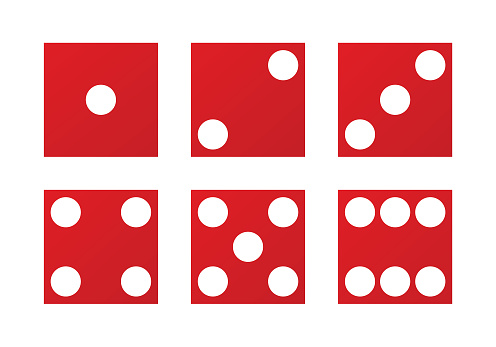
#> input picture dice02.jpg, 496 x 347 px, given in place of ..jpg, which was not available
$ python kostki.py
#> lines starting #> are read from the running program, lines starting #| are printed output that depends on the picture; after the words box and inside, x2 and y2 are one past the last pixel; in counts of white or black regions, pixels touching at a corner belong together; pictures that were not available may be replaced by others from this repository, and a replacement may not be noted
#> the answer given: .
#> in main, dice is the input picture: shape (347, 496, 3); mean R, G, B 238.5, 172.2, 174.6
from time import sleep
from skimage import io, draw, exposure, filters, color, measure, morphology, transform
from matplotlib import pyplot as plt
from scipy import ndimage as ndi
import numpy as np
import functools


def getDistance(x1, x2, y1, y2):
    return ((x1 - x2) ** 2 + (y1 - y2) ** 2) ** 0.5


def drawCircularContours(blackWhite, tolerance):
    contours = measure.find_contours(blackWhite, 0.5, "high")
    blackWhite[:, :] = 0
    for n, contour in enumerate(contours):
        numberOfPointsInContour = len(contour)
        if 50 < numberOfPointsInContour < 500:

            centroidx = np.sum(contour[:, 0]) / numberOfPointsInContour
            centroidy = np.sum(contour[:, 1]) / numberOfPointsInContour
            # print(centroidx, centroidy)

            distancesToCentroid = []
            sumOfDistances = 0

            for point in contour:
                distanceFromPointToCenter = getDistance(point[0], centroidx, point[1], centroidy)
                distancesToCentroid.append(distanceFromPointToCenter)
                sumOfDistances += distanceFromPointToCenter
            avgDistanceToCentroid = sumOfDistances / numberOfPointsInContour

            deviation = 0
            maximalSingleDeviation = 0

            for i in range(numberOfPointsInContour):
                if abs(avgDistanceToCentroid - distancesToCentroid[i]) > maximalSingleDeviation:
                    maximalSingleDeviation = abs(avgDistanceToCentroid - distancesToCentroid[i])
                deviation += abs(avgDistanceToCentroid - distancesToCentroid[i])
            deviation /= numberOfPointsInContour
            # print(deviation)

            if deviation < tolerance and maximalSingleDeviation < 0.4 * avgDistanceToCentroid:
                rr, cc = draw.polygon(contour[:, 1], contour[:, 0])
                blackWhite[cc, rr] = 1
                # plt.plot(centroidy, centroidx, "bo", markersize="1")
            else:
                rr, cc = draw.polygon(contour[:, 1], contour[:, 0])
                blackWhite[cc, rr] = 0


def countResult(image):
    contours = measure.find_contours(image, 0.5, "high")
    sumaoczek = 0
    srodkioczek = []
    for n, contour in enumerate(contours):
        numberOfPointsInContour = len(contour)
        if 50 < numberOfPointsInContour < 500:
            sumaoczek += 1
            plt.plot(contour[:, 1], contour[:, 0], linewidth=3)
            """centroidx = np.sum(contour[:, 1]) / len(contour)
            centroidy = np.sum(contour[:, 0]) / len(contour)
            srodkioczek.append([centroidx, centroidy])
            #print(srodkioczek[-1])

    odlegloscimiedzyoczkami = []
    for i in range(len(srodkioczek)):
        for j in range(i + 1, len(srodkioczek)):
            odlegloscimiedzyoczkami.append(getDistance(srodkioczek[i][0], srodkioczek[j][0], srodkioczek[i][1], srodkioczek[j][1]))
    minimalnaodleglosc = 10000
    for odleglosc in odlegloscimiedzyoczkami:
        if odleglosc < minimalnaodleglosc:
            minimalnaodleglosc = odleglosc
    przydzieloneoczka = [False] * len(srodkioczek)
    kostki = []
    for i in range(len(srodkioczek)):
        if not przydzieloneoczka[i]:
            kostki.append(1)
            przydzieloneoczka[i] = True
            for j in range(i + 1, len(srodkioczek)):
                if not przydzieloneoczka[j] and getDistance(srodkioczek[i][0], srodkioczek[j][0], srodkioczek[i][1], srodkioczek[j][1]) < 3 * minimalnaodleglosc:
                    kostki[-1] = kostki[-1] + 1
                    przydzieloneoczka[j] = True
                    if kostki[-1] == 6:
                        break"""
    print("Suma oczek:", sumaoczek)
    #kostki = sorted(kostki)
    #for i in range(len(kostki)):
        #kostki[i] = str(kostki[i])
    return sumaoczek
    #return sumaoczek, ", ".join(kostki)


def processImage(dice):

    if (len(dice)) > 1000:
        dice = transform.resize(dice, (1000, int(dice.shape[1] * 1000 / dice.shape[0])))
    # io.imshow(dice)
    # plt.show()

    greyscale = color.rgb2gray(dice)
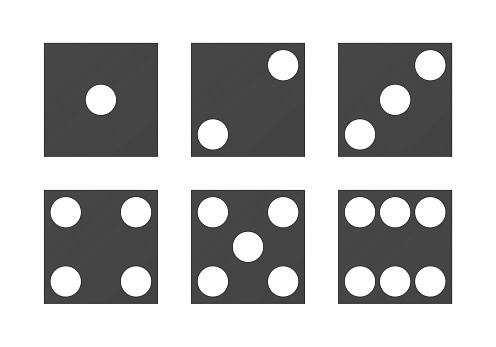
#> greyscale: shape (347, 496) float64; min 0.158, max 1, mean 0.731
    greyscale = filters.gaussian(greyscale, 1.25)
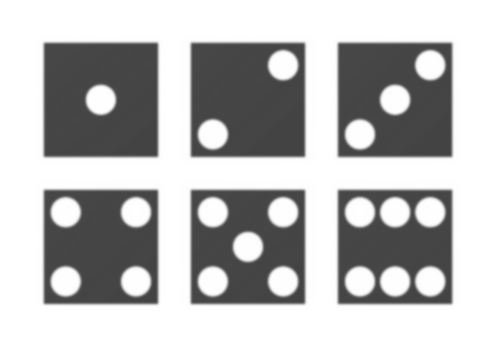
#> greyscale: shape (347, 496) float64; min 0.262, max 1, mean 0.731
    greyscaleEdges = filters.sobel(greyscale)
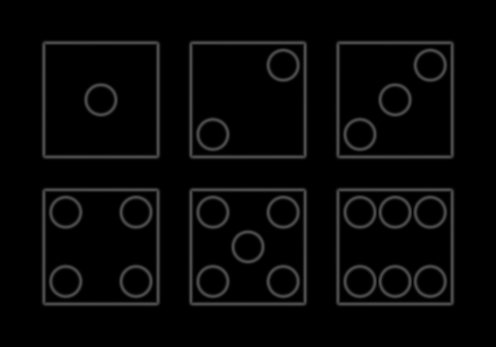
#> greyscaleEdges: shape (347, 496) float64; min 0, max 0.303, mean 0.0281
    greyscaleEdges = exposure.rescale_intensity(greyscaleEdges)
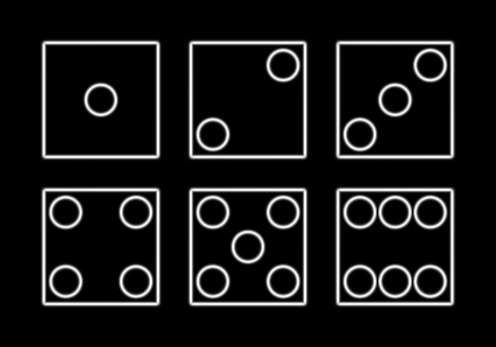
#> greyscaleEdges: shape (347, 496) float64; min 0, max 1, mean 0.0925
    # io.imshow(greyscaleEdges)
    # plt.show()

    blackWhite = greyscaleEdges > 0.14
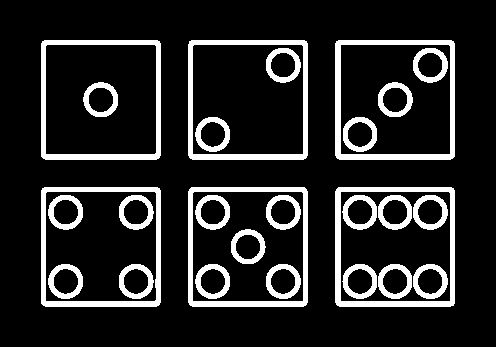
#> blackWhite: shape (347, 496) bool; 14.7% white; 27 white regions, largest, box (x1, y1, x2, y2) and area: (335, 40, 455, 160) 2495, (335, 187, 455, 307) 2494, (41, 187, 161, 307) 2397
    # io.imshow(blackWhite)
    # plt.show()
    blackWhite = morphology.remove_small_objects(blackWhite, 50)
    drawCircularContours(blackWhite, 2.5)
#> in drawCircularContours, `contours = measure.find_contours(blackWhite, 0.5, "high")`: contours = 54 point arrays, longest 481 points
#> in drawCircularContours, `blackWhite[:, :] = 0`: blackWhite: shape (347, 496) bool; 14.65% of pixels changed, all inside (x1, y1, x2, y2) = (41, 40, 455, 307)
#> the loop in drawCircularContours, `for n, contour in enumerate(contours):` made 54 passes
#> (numberOfPointsInContour, centroidx, centroidy, avgDistanceToCentroid, deviation) on passes 1 to 12: (481, 99.61, 100.6, 68.82, 6.5), (481, 99.61, 247.6, 68.81, 6.5), (481, 99.61, 394.6, 68.82, 6.5), (439, 99.13, 100.6, 62.86, 6.01), (439, 99.13, 247.6, 62.87, 6.01), (437, 99.13, 395.1, 62.58, 5.99), (141, 65, 282.9, 17.63, 0.254), (141, 64.99, 429.9, 17.63, 0.24), (97, 64.71, 282.6, 12.2, 0.19), (97, 64.7, 429.7, 12.16, 0.201), (141, 99.24, 100.2, 17.62, 0.228), (141, 99.27, 394.9, 17.61, 0.232)
#> after the loop in drawCircularContours, `for n, contour in enumerate(contours):`:
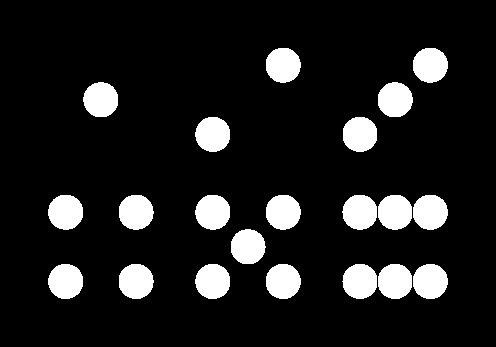
#> blackWhite: shape (347, 496) bool; 11.9% white; 21 white regions, largest, box (x1, y1, x2, y2) and area: (266, 264, 301, 299) 979, (413, 264, 448, 299) 978, (413, 195, 448, 230) 977
    # io.imshow(blackWhite)
    # plt.show()
    blackWhite = ndi.binary_fill_holes(blackWhite)
    blackWhite = morphology.remove_small_objects(blackWhite, 150)
    #suma, countedResult = countResult(blackWhite)
    suma = countResult(blackWhite)
#> in countResult, `contours = measure.find_contours(image, 0.5, "high")`: contours = 21 point arrays, longest 141 points
#> the loop in countResult, `for n, contour in enumerate(contours):` made 21 passes
#> numberOfPointsInContour on passes 1 to 12: 141, 141, 141, 141, 141, 139, 141, 141, 141, 141, 141, 139
#> after the loop in countResult, `for n, contour in enumerate(contours):`: sumaoczek = 21
#| Suma oczek: 21
#> suma = 21
    fullResult = "Suma oczek: " + str(suma)
#> fullResult = 'Suma oczek: 21'
    #kosteczki = "Kostki: " + countedResult
    io.imshow(dice)
    plt.text(dice.shape[1] // 2, 0.1 * len(dice), fullResult, fontsize=16,
             bbox={'facecolor': 'white', 'alpha': 0.7}, ha='center')
    #plt.text(dice.shape[1] // 2, 0.9 * len(dice), kosteczki, fontsize=16,
    #         bbox={'facecolor': 'white', 'alpha': 0.7}, ha='center')
    plt.axis('off')
    plt.show()
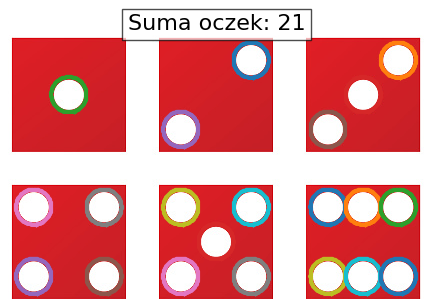
#> figure drawn by matplotlib, 1 panel
    # plt.savefig("k0" + str(i) + ".jpg", bbox_inches='tight')
    plt.clf()
    sleep(0.1)


def main():

    message = "Wpisz nazwe pliku z obrazkiem. Plik musi znajdowac sie w folderze 'kostki'. Wpisz q, jesli chcesz wyjsc\n"
    while True:
#> (the run stopped early here; a loop or call above may not have finished)
